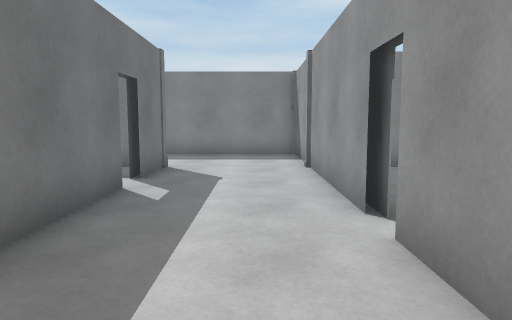
View 1 (above)

24 first-person views from a walk through a scene from a Unity 3-D project. The camera is 1.2 m above the floor, tilts 6° down and sees 70° across. The floor is counted in squares, 1 m on a side. Each view is taken from the middle of a square. On the plan, view 1 faces up. The plan holds only what a view shows up to about 15 squares ahead; the rest is blank. The place goes on beyond the plan. Surface patterns are stand-ins for the level's own textures.

View 2
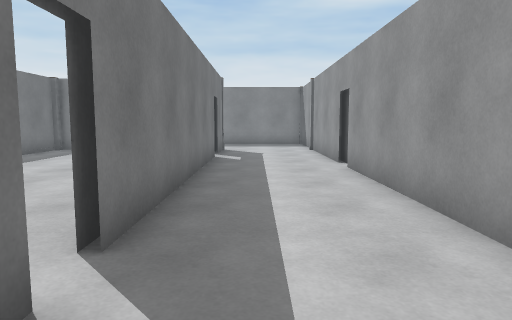

View 3
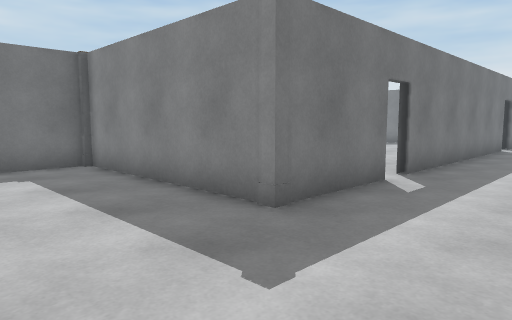

View 4
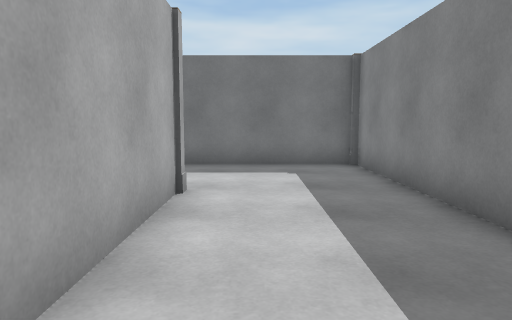

View 5
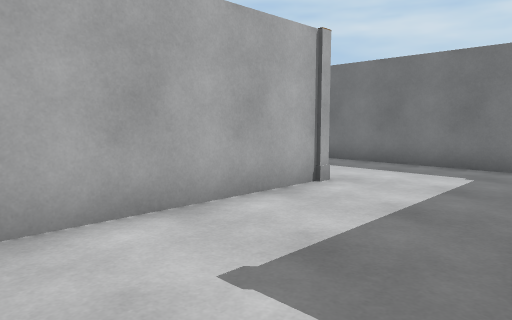

View 6
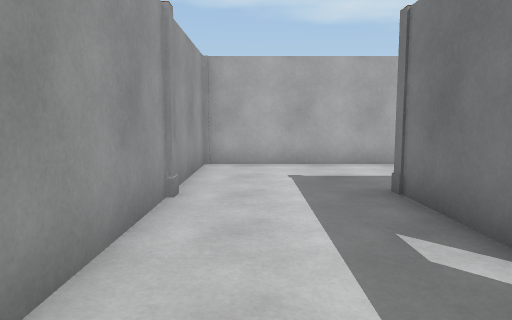

View 7
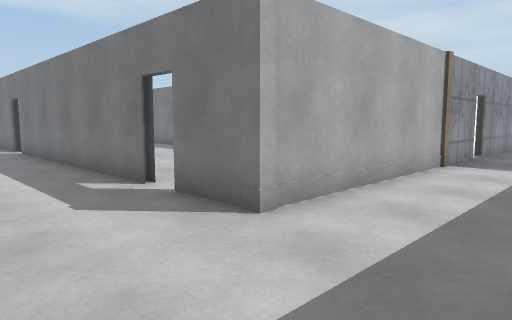

View 8
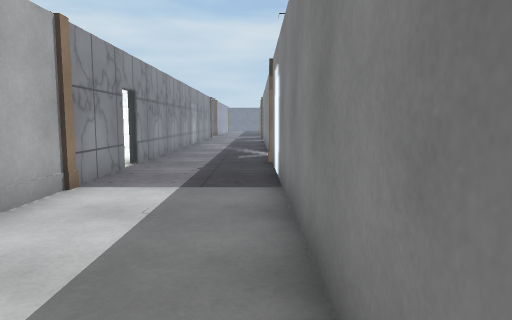

View 9
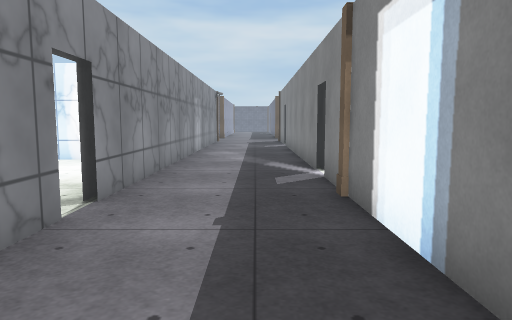

View 10
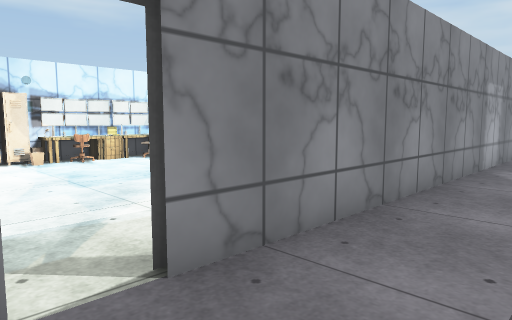

View 11
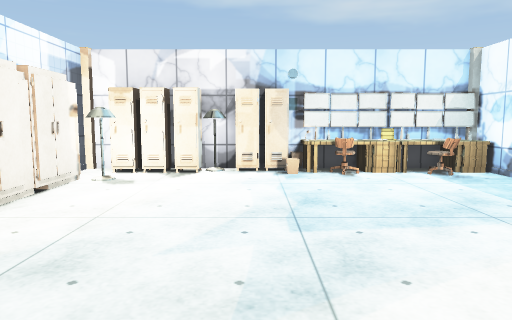

View 12
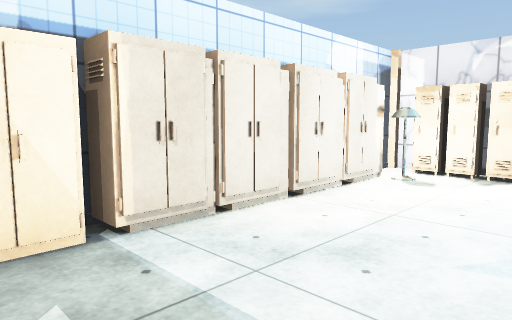

View 13
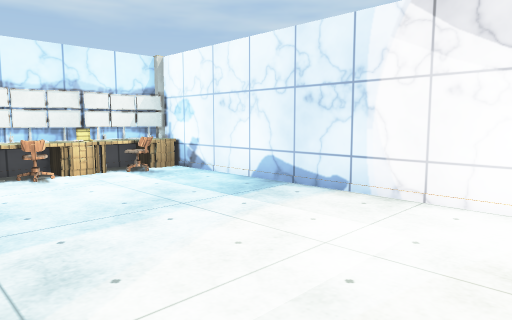

View 14
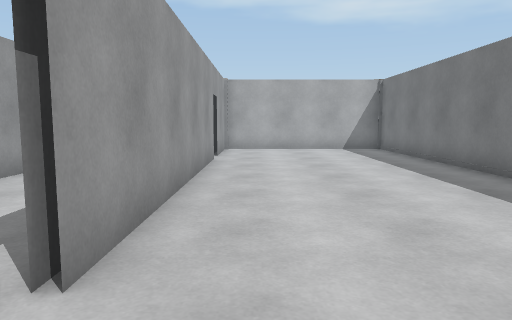

View 15
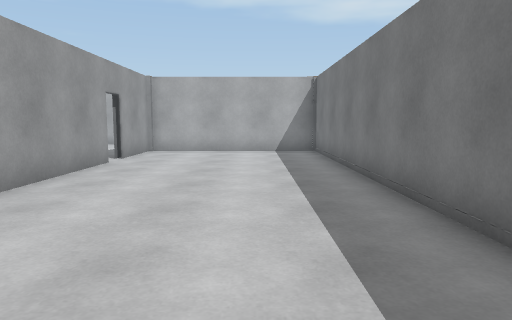

View 16
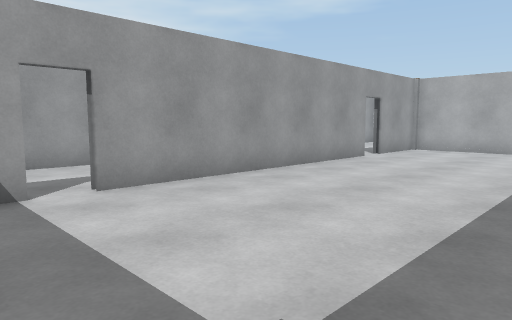

View 17
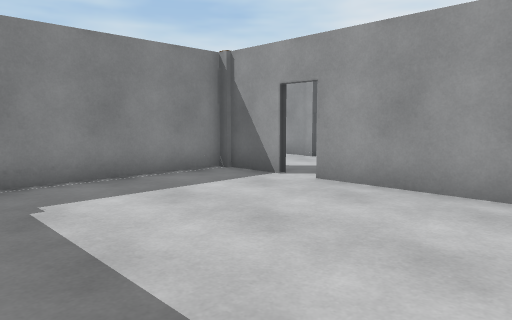

View 18
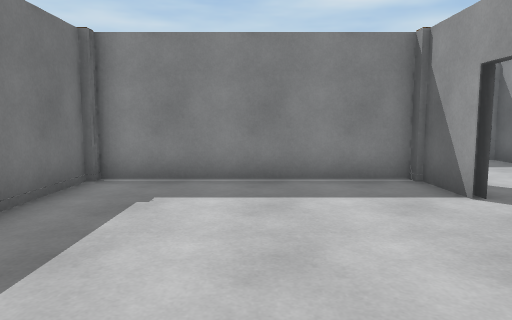

View 19
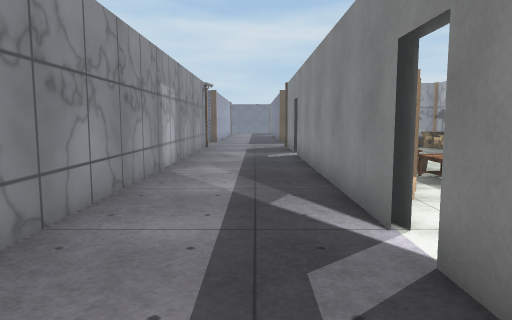

View 20
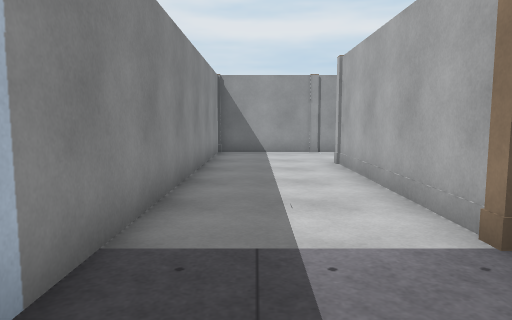

View 21
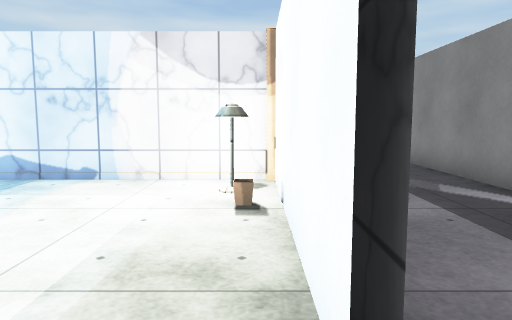

View 22
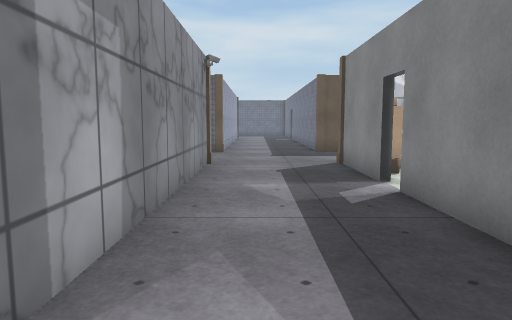

View 23
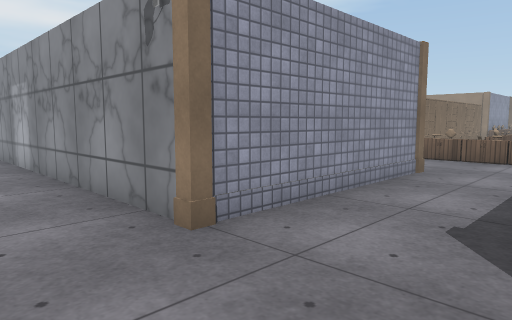

View 24
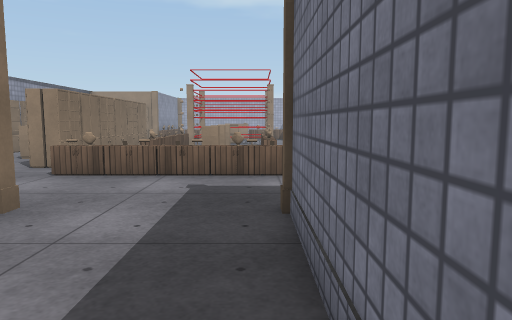

### Floor plan
Points are (right, up) in squares from view 1. A wall is a line through its corners. A room is listed if a view was taken in it or the views show most of it. See-through windows are left out.
Room 1 (views 1, 2, 3, 4, 5, 6, 7, 8, 9, 10, 19, 20, 22, 23, 24)
walls: (-30.6, 2.9) (-30.6, 9.6) (-13.4, 9.6); (-24.5, -7) (-24.5, -6.2); (-29, -7.1) (-29, -1.4) (-28.1, -1.4); (-24.4, 13.5) (-26.3, 13.5); (-34.5, 7.4) (-34.5, 2.9); (-27.3, 13.5) (-29.5, 13.5); (-14.4, 9.4) (-13.4, 9.4); (-27.2, 13.7) (-28, 13.7); (-34.5, 9.8) (-34.5, 9.1); (-16.9, 13.5) (-18.5, 13.5); (-16.9, 13.7) (-18.4, 13.7); (-12.5, 9.6) (-2.4, 9.6) (-2.4, 7.5); (-13.4, 13.5) (-16, 13.5); (-34.5, 14.4) (-34.5, 13.4); (-2.6, -2.1) (-2.6, -2.9); (-2.6, 6.6) (-2.6, 6.1); (-2.4, 6.6) (-2.4, -2.9); (-2.6, -3.8) (-2.6, -4.8); (-2.6, 8.4) (-2.6, 7.5); (-2.4, -3.8) (-2.4, -7.2) (-9.2, -7.2) (-9.2, -13.9); (-5.5, -11.3) (1.4, -11.3) (1.4, 3.8); (1.4, 4.6) (1.4, 13.5) (-11.5, 13.5); (1.6, 4.4) (1.6, 5.6)
ways out: opening at (-13, 10) to room 2; opening at (-3, -3) to room 2; opening at (-3, 7) to room 2; gap at (-3, -4) to room 2; opening at (1, 4)
objects: cabinet (-35, 0); other object (-34, -6) to (-34, -5); other object (-34, -3); cabinet (-34, 0); other object (-33, -5); other object (-33, -3); cabinet (-33, 0); cabinet (-32, 0); other object (-31, -6); other object (-31, -5); other object (-31, -4); other object (-31, -3); cabinet (-31, 0) to (-30, 0); other object (-31, 14); other object (-20, 14) to (-19, 14)
Room 2 (views 11, 12, 13, 14, 15, 16, 17, 18, 21)
walls: (-9.5, 1.6) (-9.5, -7) (-2.6, -7) (-2.6, -3.8); (-12.7, 0.5) (-10.5, 0.5); (-13.5, -0.4) (-9.9, -0.4); (-14.5, 0.2) (-13.5, 0.2); (-13.4, 9.4) (-19.6, 9.4) (-19.6, -0.2); (-13.4, 9.6) (-14.2, 9.6); (-2.4, 6.1) (-2.4, 6.6); (-2.6, 7.5) (-2.6, 9.6) (-9.4, 9.6); (-2.4, 7.5) (-2.4, 8); (-18.6, -0.4) (-14.8, -0.4); (-2.6, -2.9) (-2.6, 6.6); (-2.4, -4.5) (-2.4, -3.8)
ways out: opening at (-13, 10) to room 1; opening at (-3, -3) to room 1; opening at (-3, 7) to room 1; gap at (-3, -4) to room 1
objects: monitor (-19, 0); monitor (-18, 0); chair (-18, 1); monitor (-17, 0); box (-17, 1); monitor (-16, 0); chair (-16, 1); table (-15, 0); other object (-10, 2); other object (-10, 3); other object (-10, 4); other object (-10, 5); other object (-10, 6); other object (-10, 7); other object (-10, 8) to (-10, 9)

Positions as (right, up) in squares from view 1, and headings:
1: (0, 0), facing up
2: (-1, -6), facing up
3: (1, -11), facing up-left
4: (1, -10), facing left
5: (1, -7), facing down-left
6: (0, -1), facing down
7: (1, 13), facing down-left
8: (-3, 13), facing left
9: (-8, 12), facing left
10: (-12, 12), facing down-left
11: (-14, 9), facing down
12: (-14, 9), facing down-right
13: (-14, 9), facing down-left
14: (-4, 9), facing down
15: (-7, 8), facing down
16: (-9, 9), facing down-right
17: (-9, 2), facing up-right
18: (-6, 2), facing up
19: (-13, 12), facing left
20: (-13, 12), facing right
21: (-12, 9), facing left
22: (-20, 11), facing left
23: (-34, 12), facing down-right
24: (-34, 8), facing down
